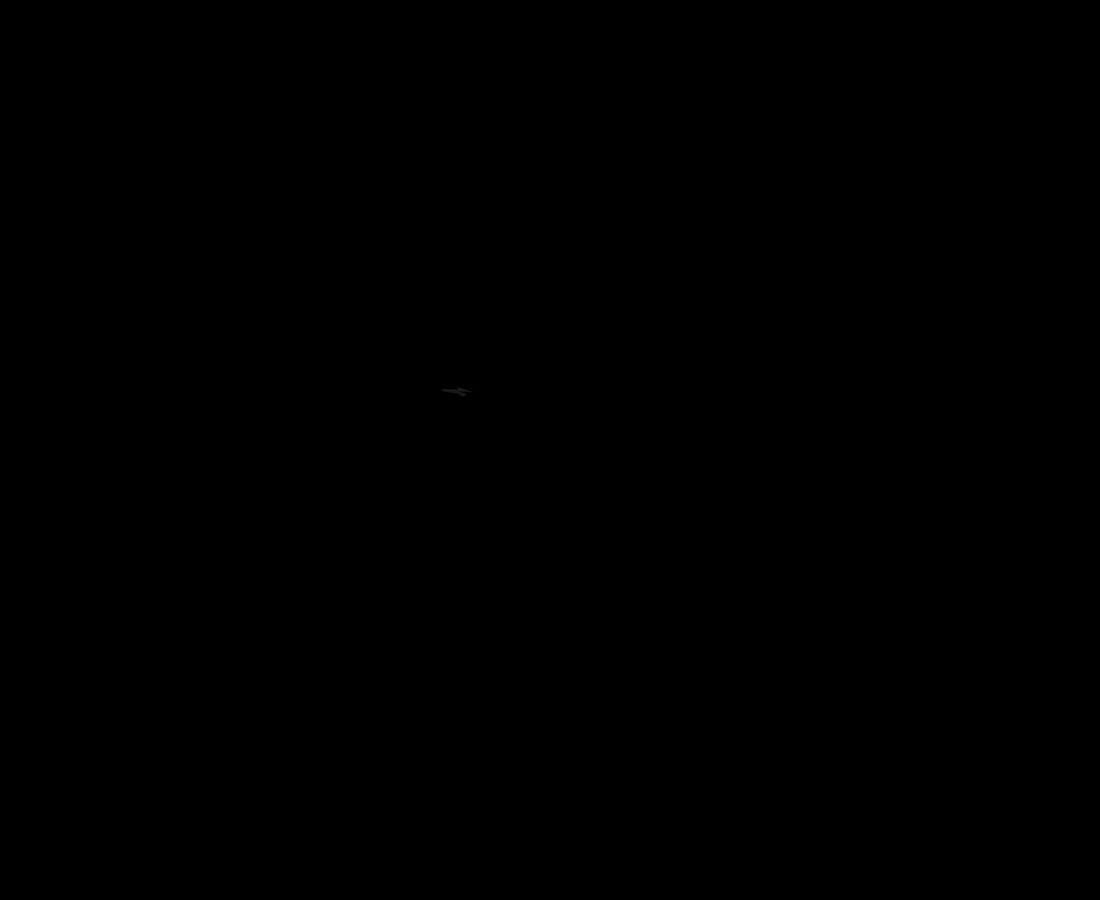
Frame 1 (no input)
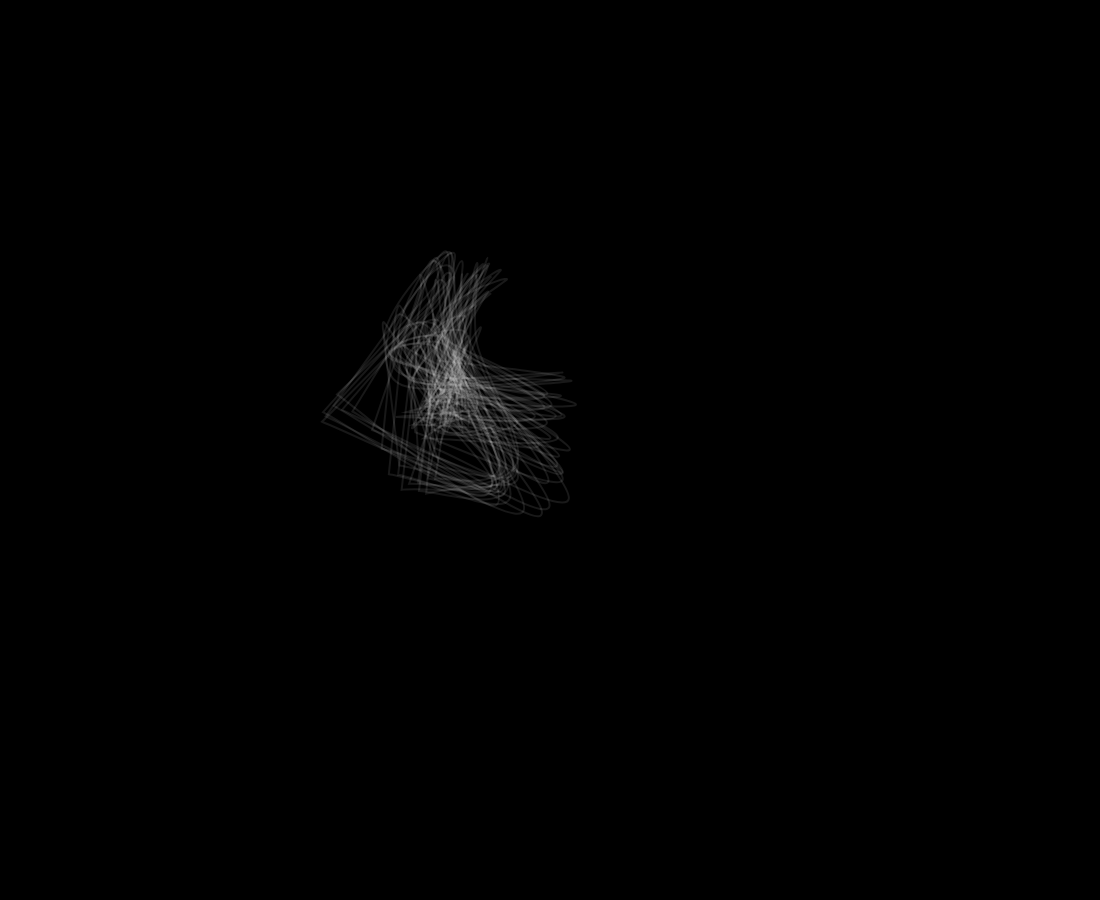
Frame 60 (no input)
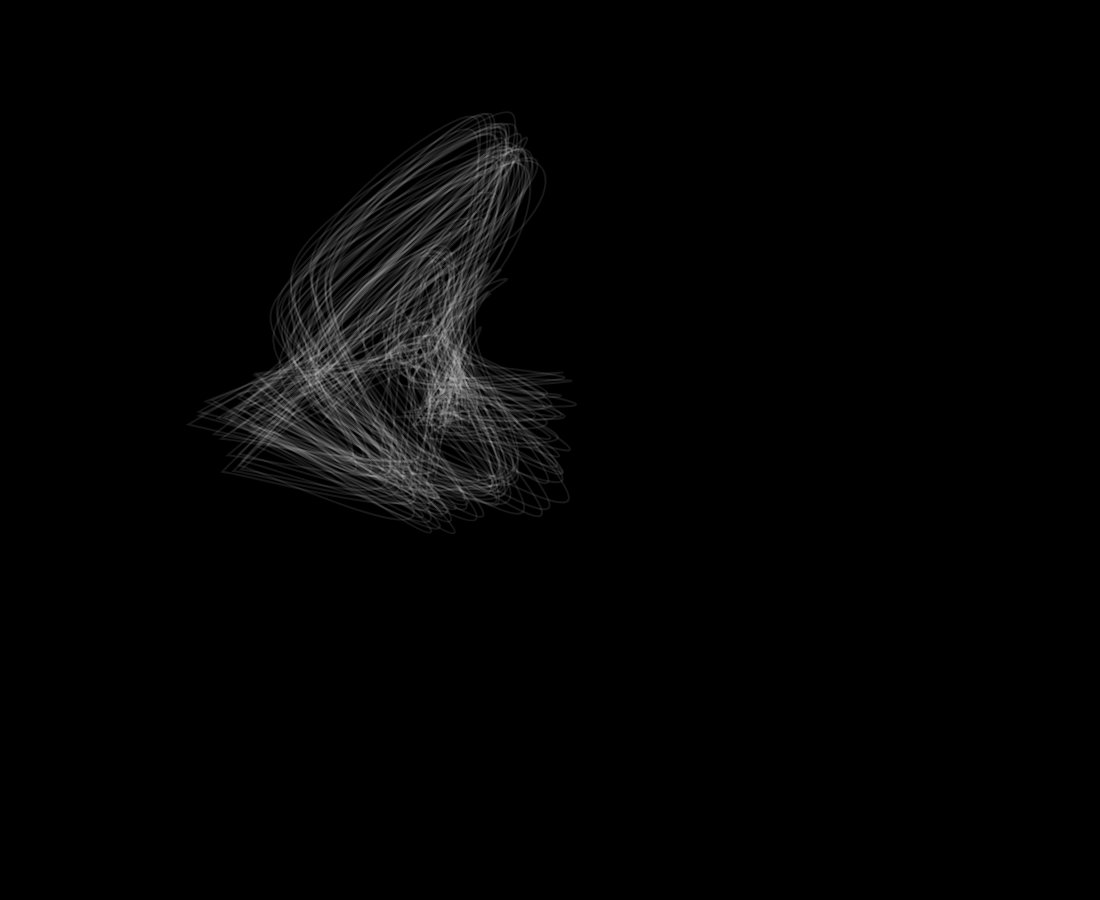
Frame 120 (the mouse pressed at the canvas centre since frame 60)

The p5.js sketch that drew these frames (run headless with seeded random() and noise() and a simulated clock; from frame 60 on, the mouse is pressed at the canvas centre):

// p5.js sketch
// ── sketch.js
//control point count
let formResolution = 9;
//step size
let stepSize = 20;
//distortionFactor
let distortionFactor = 1;
//overall size of animation
let initRadius = 150;
//init center parameters
let centerX, centerY;
//init emptyy lists with lengths equal to form res
let x = [];
let y = []
//define end of animation
let a = 100;
//not used?
let filled = true;
let freeze = true;

function setup() {
  createCanvas(windowWidth-100, windowHeight-100);
  smooth();
  background(0);

  centerX = windowWidth/2-150;
  centerY = windowHeight/2-100;

  let angle = radians(360/formResolution);

  for (let i=0; i<formResolution; i++) {
    x[i] = i;
    y[i] = i;
  }

}

function draw() {
  initRadius += 3;

  for (let i=0; i<formResolution; i++) {
    x[i] += random(-stepSize, stepSize);
    y[i] += random(-stepSize, stepSize);
  }

  strokeWeight(stepSize/10);
  stroke(255,a/4);
  noFill();

  beginShape();
  curveVertex(x[formResolution-1]+centerX, y[formResolution-1]+centerY);
  for (let i=0; i<formResolution-5; i++) {
    curveVertex(x[i]+centerX, y[i]+centerY);
  }
  //curveVertex(x[1]+centerX, y[1]+centerY);
  //curveVertex(x[formResolution-1]+centerX, y[formResolution-1]+centerY);
  //curveVertex(x[formResolution]+centerX, y[formResolution]+centerY);
  endShape(CLOSE);

  a -= 0.05;

  if (a==1) {
    noLoop();
  }

}
